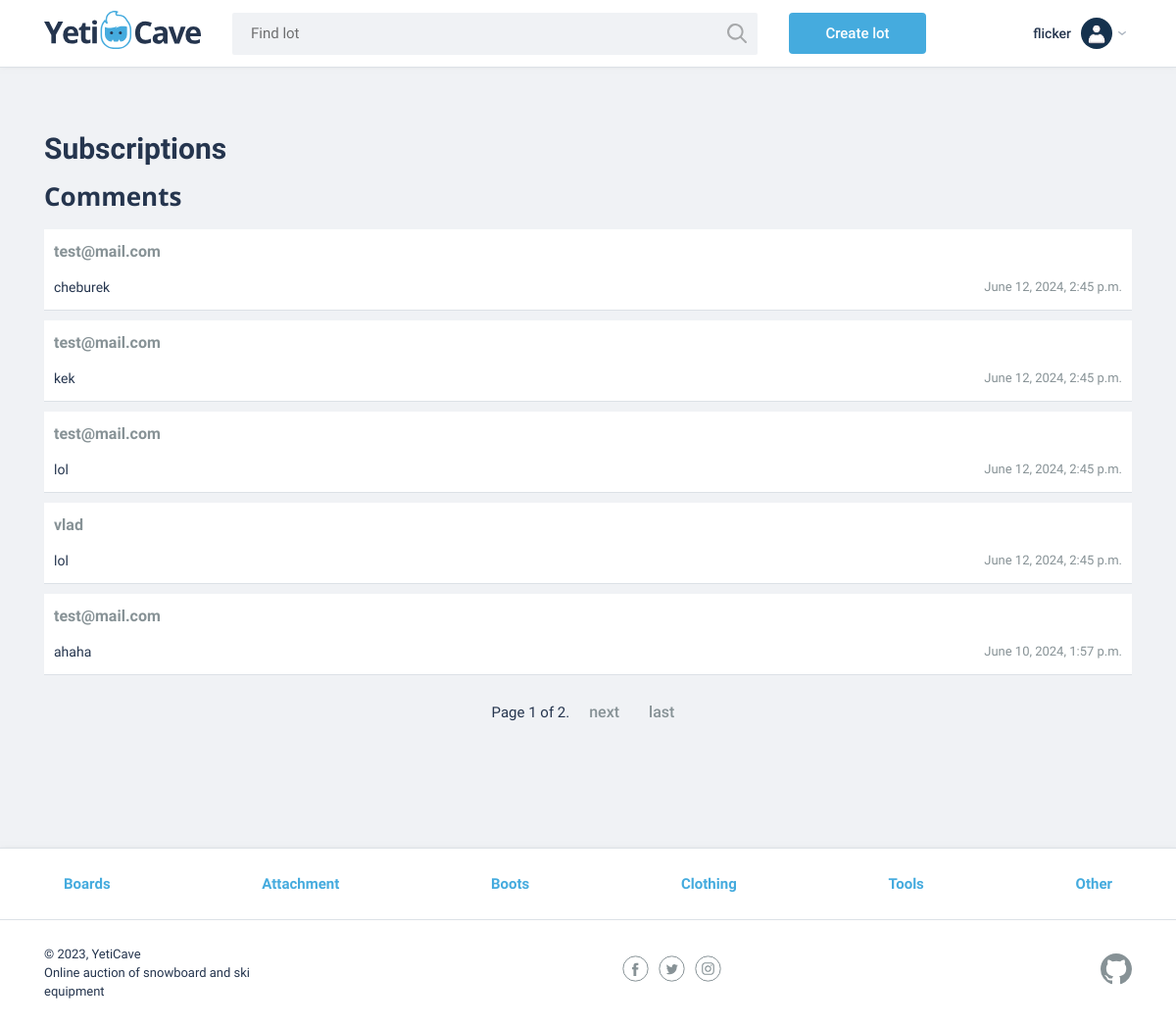
The page /subscriptions/ (signed in) on the database its author committed.
### yeticave/users/models.py (models this page shows, shortened)
class User(AbstractUser):
    first_name = None
    last_name = None
    email = models.EmailField("Email Address", unique=True)
    USERNAME_FIELD = "email"
    REQUIRED_FIELDS = []
    objects: UserManager = UserManager()
    comments: "CommentManager"
    bids: "BidManager"
    following: "FollowManager"
    followers: "FollowManager"

### yeticave/lots/models/Comment.py (models this page shows, shortened)
class Comment(models.Model):
    text = models.TextField("Comment")
    created_at = models.DateTimeField(auto_now_add=True)
    lot = models.ForeignKey(Lot, on_delete=models.CASCADE)
    author = models.ForeignKey(User, on_delete=models.CASCADE, related_name="comments")
    objects: CommentManager = CommentManager()

### yeticave/categories/models.py (models this page shows, shortened)
class Category(models.Model):
    name = models.CharField(max_length=64, choices=CATEGORIES)
    objects: CategoryManager = CategoryManager()

### yeticave/followers/views/subscriptions.py (the view)
# urls.py: path("subscriptions/", subscriptions, name="subscriptions"),
@login_required
@require_http_methods(["GET"])
def subscriptions(request: AuthenticatedHttpRequest) -> HttpResponse:
    TEMPLATE = "followers/subscriptions.html"
    COMMENTS_PER_PAGE = 5
    DEFAULT_PAGE = 1
    profile_user = request.user
    comments = Comment.objects.get_subscriptions_comments(profile_user)
    paginator = Paginator(comments, COMMENTS_PER_PAGE)
    page_number = request.GET.get("page", DEFAULT_PAGE)
    page = paginator.get_page(page_number)
    context = {
        "page": page,
    }
    return render(request, TEMPLATE, context)

### yeticave/categories/context_processors.py (called while the page is built)
def categories(request):
    categories = Category.objects.all()
    return {"categories": categories}

### yeticave/categories/managers.py (called while the page is built)
    def get_queryset(self) -> CategoryQuerySet:
        return CategoryQuerySet(self.model, using=self._db)

### yeticave/core/context_processors.py (called while the page is built)
def custom_message_levels(request):
    return {
        "NOTIFICATION_LEVEL": settings.NOTIFICATION_LEVEL,
    }

### yeticave/followers/managers.py (called while the page is built)
    def get_queryset(self) -> FollowQuerySet:
        return FollowQuerySet(self.model, using=self._db)

### yeticave/lots/managers/CommentManager.py (called while the page is built)
    def get_subscriptions_comments(self, user: "User") -> "CommentQuerySet":
        following_users_ids = user.following.values_list("following_id", flat=True)
        return self.filter(author__in=following_users_ids).order_by("-created_at")

    def get_queryset(self) -> "CommentQuerySet":
        return CommentQuerySet(self.model, using=self._db)

    def get_subscriptions_comments(self, user: "User") -> "CommentQuerySet":
        return self.get_queryset().get_subscriptions_comments(user)

### yeticave/followers/templates/followers/subscriptions.html
{% extends "base.html" %}
{% block content %}
    <main>
        <section class="subscriptions container">
            <h1>Subscriptions</h1>
            {% include "lots/comments.html" with comments=page author=True %}
        </section>
    </main>
{% endblock content %}

### templates/header.html (shortened to what this page needs)
{% load static %}
<header class="main-header">
    <div class="main-header__container container">
        <a href={% url 'lots:lot_list' %} class="main-header__logo">
            <img src="{% static 'img/logo.svg' %}"
                 width="160"
                 height="39"
                 alt="YetiCave Logo">
        </a>
        <form method="get" action="/search" class="main-header__search">
            <input type="search" name="text" placeholder="Find lot">
            <button class="main-header__search-btn" type="submit">
            </button>
        </form>
        {% if user.is_authenticated %}
            <a class="main-header__add-lot button"
               href="{% url 'lots:create_lot' %}">Create lot</a>
            <div class="main-header__menu-wrapper">
                <button class="menu-toggler">
                    <span>{{ user.username }}</span>
                    <img src="{% static 'img/user.png' %}"
                         width="32"
                         height="32"
                         alt="User avatar">
                </button>
            </div>
        {% endif %}
    </div>
</header>

### yeticave/lots/templates/lots/comments.html
<div class="comments">
    <h2>Comments</h2>
    <div class="comments__list">
        {% for comment in comments %}
            <div class="comments__item">
                {% if author %}<h3>{{ comment.author.username }}</h3>{% endif %}
                <div class="comments__description">
                    <p class="comments__text">{{ comment.text }}</p>
                    <small class="comments__date">{{ comment.created_at }}</small>
                </div>
            </div>
        {% endfor %}
        {% if page %}
            {% include "pagination.html" %}
        {% endif %}
    </div>
</div>

### templates/footer.html (shortened to what this page needs)
<footer class="main-footer">
    <nav class="nav">
        <ul class="nav__list container">
            {% for category in categories %}
                <li class="nav__item">
                    <a href="{% url "categories:category" category.id %}">
                        {{ category.name }}
                    </a>
                </li>
            {% endfor %}
        </ul>
    </nav>
    <div class="main-footer__bottom container">
        <div class="main-footer__copyright">
            <p>© 2023, YetiCave</p>
            <p>Online auction of snowboard and ski equipment</p>
        </div>
        <div class="main-footer__social">
            <a href="#" class="social-link">
                <svg width="27" height="27" class="social-link__item">
                    <use xlink:href="#facebook"></use>
                </svg>
            </a>
            <a href="#" class="social-link">
                <svg width="27" height="27" class="social-link__item">
                    <use xlink:href="#twitter"></use>
                </svg>
            </a>
            <a href="#" class="social-link">
                <svg width="27" height="27" class="social-link__item">
                    <use xlink:href="#instagram"></use>
                </svg>
            </a>
        </div>
        <div class="main-footer__developed-by">
            <a href="https://github.com/vFlicker" class="social-link">
                <svg width="32" height="32" class="social-link__item">
                    <use xlink:href="#github"></use>
                </svg>
            </a>
        </div>
    </div>
</footer>

### static/css/styles.css (style rules this page uses)
html { box-sizing: border-box; }
*, *:before, *:after { box-sizing: inherit; }
html, body { height: 100%; }
body { display: flex; flex-direction: column; min-width: 1140px; background-color: #f0f2f5; font-family: "Roboto", sans-serif; font-weight: 400; font-size: 15px; line-height: 26px; color: #25354e; }
main { flex: 1 0 auto; }
footer { flex-shrink: 0; }
a { text-decoration: none; }
button { padding: 0px; background: 0px 0px; border: none; text-decoration: none; cursor: pointer; display: inline-block; font: inherit; text-align: center; word-break: break-word; overflow-wrap: break-word; transition: color 0.3s ease 0s, background-color 0.3s ease 0s; outline: 0px; }
h2 { font-family: "Open Sans", sans-serif; font-size: 26px; font-weight: 700; }
.container { width: 1140px; margin: 0 auto; padding: 0 15px; }
.button { display: block; padding: 8px 20px; background-color: #45abde; color: #fff; text-align: center; font-weight: 500; border: none; border-radius: 4px; transition: background-color .1s; }
.main-header { background-color: #fff; border-bottom: 1px solid #dce1e6; box-shadow: 0px -8px 10px rgba(0, 0, 0, 0.5); }
.main-header__container { display: flex; justify-content: flex-start; align-items: center; min-height: 68px; padding: 0 15px; }
.main-header__logo { display: block; margin-right: 30px; }
.main-header__search { position: relative; width: 540px; margin-right: 30px; }
.main-header__search input[type="search"] { width: 100%; padding: 8px 19px 9px 19px; background-color: #f0f2f5; border: 2px solid #fff; border-radius: 4px; }
.main-header__search-btn { content: ""; position: absolute; top: 3px; right: 3px; width: 20px; height: 20px; padding: 20px; background: url("../img/search.svg") center no-repeat; opacity: 0.3; border: 0; font-size: 0; cursor: pointer; }
.main-header__add-lot { width: 100%; max-width: 140px; margin-right: 30px; }
.main-header__menu-wrapper { margin-left: auto; position: relative; }
.menu-toggler { display: flex; align-items: center; min-height: 68px; padding: 0 20px 0 20px; position: relative; background-color: transparent; border: none; cursor: pointer; }
.menu-toggler::after { content: ''; width: 12px; height: 8px; position: absolute; top: 50%; margin-top: -4px; right: 4px; background-image: url("../img/arrow.svg"); }
.menu-toggler span { margin-right: 10px; color: #25354e; font-size: 14px; font-weight: 500; line-height: 22px; }
.menu-toggler img { display: flex; width: 32px; height: 32px; margin: auto; border-radius: 50%; background-color: #fff; overflow: hidden; }
.main-footer { margin-top: 120px; background-color: #fff; border-top: 1px solid #dce1e6; box-shadow: 0px 8px 10px rgba(0, 0, 0, 0.5); }
.main-footer__bottom { display: flex; justify-content: space-between; align-items: center; padding: 25px 15px; }
.main-footer__copyright { max-width: 212px; }
.main-footer__copyright p { margin: 0; font-size: 13px; line-height: 19px; }
.main-footer__social { display: flex; gap: 10px; width: 110px; }
.social-link .social-link__item { stroke: #879296; fill: #879296; }
.main-footer .nav { background-color: #fff; border-bottom: 1px solid #dce1e6; }
.nav__list { display: flex; justify-content: space-between; flex-wrap: wrap; list-style: none; }
.nav__item a { position: relative; display: block; padding: 12px 0; font-weight: 700; color: #45abde; }
.nav__item a::before { content: ''; position: absolute; left: 50%; width: 0; height: 2px; background-color: #45abde; bottom: 0; -webkit-transition: all 0.3s ease 0s; -moz-transition: all 0.3s ease 0s; -ms-transition: all 0.3s ease 0s; -o-transition: all 0.3s ease 0s; transition: all 0.3s ease 0s; }
.main-footer .nav__item a { padding: 23px 20px; }
.subscriptions { padding-top: 50px; }
.comments__list { list-style: none; margin: 0; padding: 0; }
.comments__item { padding: 10px 10px; background-color: #fff; border-bottom: 1px solid #dce1e6; margin-bottom: 10px; }
.comments__item h3 { margin: 0; margin-bottom: 10px; font-size: 16px; font-weight: 700; color: #879296; }
.comments__description { display: flex; justify-content: space-between; align-items: center; gap: 10px; }
.comments__text { margin: 0; font-size: 14px; line-height: 22px; }
.comments__date { font-size: 13px; color: #879296; flex-shrink: 0; }

### rows shown on the page
User: username "flicker"
Comment: author.username "test@mail.com", text "cheburek", created_at "June 12, 2024, 2:45 p.m."
Comment: author.username "test@mail.com", text "kek", created_at "June 12, 2024, 2:45 p.m."
Comment: author.username "test@mail.com", text "lol", created_at "June 12, 2024, 2:45 p.m."
Comment: author.username "vlad", text "lol", created_at "June 12, 2024, 2:45 p.m."
Comment: author.username "test@mail.com", text "ahaha", created_at "June 10, 2024, 1:57 p.m."
Category: name "Boards"
Category: name "Attachment"
Category: name "Boots"
Category: name "Clothing"
Category: name "Tools"
Category: name "Other"

### other values the page prints
{{ page.number }} "1"
{{ page.paginator.num_pages }} "2"
